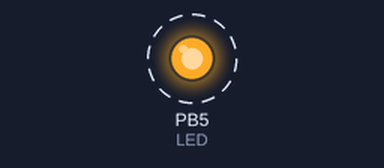
Bench run of a program on a simulated ATmega328P, built with avr-gcc and emulated at 16 MHz. Shown: output pins drawn as LEDs (lit = HIGH). Dashed ring = blinking.

Above: at 0.5 s.
Timing chart, 0 to 4.6 s (numbered marks = the images above):
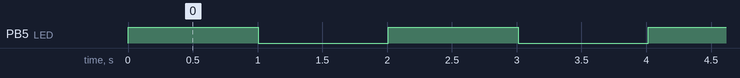

Measured:
- by itself, PB5 (LED): alternates HIGH for 1.0 s and LOW for 1.0 s

The program:

main.c
```c
/*
 * TIMER0_CTCMODE.c
 *
 * Created: 07-02-2026 16:06:48
 * Author : SUNIL
 */


#define F_CPU 16000000UL
#include <avr/io.h>

void delay_1s(void)
{
	for(int i=0;i<78;i++) //repeating the process 78 times
	{
		while (!(TIFR0&(1<<OCF0A))); //wait until ocf0a =1
		TIFR0|=(1<<OCF0A); //writing 1 to OCF0A bit to make it 0
	}
}

int main(void)
{
	TCNT0= 0; // initial value of TCNT0 =0

	//CONFIGURING TIMER 0 CTC MODE
	TCCR0A &=~(1<<WGM00);
	TCCR0A |=(1<<WGM01);

	//CONFIGURING TIMER0 FOR 1024 PRESCALAR
	TCCR0B|=(1<<CS00)|(1<<CS02);
	TCCR0B&=~(1<<CS01);
	OCR0A=200;

	DDRB|=(1<<PB5); //CONFIGURING PB5 AS PIN FOR LED

	while(1)
	{
		PORTB|=(1<<PB5); //PB5 IS ON
		delay_1s();
		PORTB&=~(1<<PB5);//PB5 IS OFF
		delay_1s();

	}
}
```
